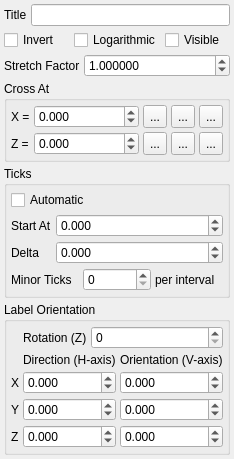
              <widget class="QWidget" name="YAxisTab">
               <attribute name="title">
                <string>Y Axis</string>
               </attribute>
               <layout class="QVBoxLayout" name="verticalLayout_16">
                <property name="spacing">
                 <number>4</number>
                </property>
                <property name="margin">
                 <number>4</number>
                </property>
                <item>
                 <layout class="QHBoxLayout" name="horizontalLayout_25">
                  <item>
                   <widget class="QLabel" name="label_35">
                    <property name="text">
                     <string>Title</string>
                    </property>
                   </widget>
                  </item>
                  <item>
                   <widget class="QLineEdit" name="ViewYAxisTitleEdit"/>
                  </item>
                 </layout>
                </item>
                <item>
                 <layout class="QHBoxLayout" name="horizontalLayout_22">
                  <item>
                   <widget class="QCheckBox" name="ViewYAxisInvertCheck">
                    <property name="text">
                     <string>Invert</string>
                    </property>
                   </widget>
                  </item>
                  <item>
                   <widget class="QCheckBox" name="ViewYAxisLogarithmicCheck">
                    <property name="text">
                     <string>Logarithmic</string>
                    </property>
                   </widget>
                  </item>
                  <item>
                   <widget class="QCheckBox" name="ViewYAxisVisibleCheck">
                    <property name="text">
                     <string>Visible</string>
                    </property>
                   </widget>
                  </item>
                 </layout>
                </item>
                <item>
                 <layout class="QHBoxLayout" name="horizontalLayout_31">
                  <item>
                   <widget class="QLabel" name="label_41">
                    <property name="text">
                     <string>Stretch Factor</string>
                    </property>
                   </widget>
                  </item>
                  <item>
                   <widget class="QDoubleSpinBox" name="ViewYAxisStretchSpin">
                    <property name="sizePolicy">
                     <sizepolicy hsizetype="Expanding" vsizetype="Fixed">
                      <horstretch>0</horstretch>
                      <verstretch>0</verstretch>
                     </sizepolicy>
                    </property>
                    <property name="toolTip">
                     <string/>
                    </property>
                    <property name="decimals">
                     <number>6</number>
                    </property>
                    <property name="minimum">
                     <double>0.000001000000000</double>
                    </property>
                    <property name="maximum">
                     <double>1000000.000000000000000</double>
                    </property>
                    <property name="singleStep">
                     <double>0.010000000000000</double>
                    </property>
                    <property name="value">
                     <double>1.000000000000000</double>
                    </property>
                   </widget>
                  </item>
                 </layout>
                </item>
                <item>
                 <widget class="QGroupBox" name="YAxisCrossGroup">
                  <property name="title">
                   <string>Cross At</string>
                  </property>
                  <layout class="QVBoxLayout" name="verticalLayout_13">
                   <property name="spacing">
                    <number>4</number>
                   </property>
                   <property name="margin">
                    <number>4</number>
                   </property>
                   <item>
                    <layout class="QGridLayout" name="gridLayout_6">
                     <property name="spacing">
                      <number>4</number>
                     </property>
                     <item row="0" column="0">
                      <widget class="QLabel" name="label_8">
                       <property name="sizePolicy">
                        <sizepolicy hsizetype="Minimum" vsizetype="Preferred">
                         <horstretch>0</horstretch>
                         <verstretch>0</verstretch>
                        </sizepolicy>
                       </property>
                       <property name="text">
                        <string>X =</string>
                       </property>
                      </widget>
                     </item>
                     <item row="0" column="1">
                      <widget class="QDoubleSpinBox" name="ViewYAxisCrossAtXSpin">
                       <property name="sizePolicy">
                        <sizepolicy hsizetype="Expanding" vsizetype="Fixed">
                         <horstretch>0</horstretch>
                         <verstretch>0</verstretch>
                        </sizepolicy>
                       </property>
                       <property name="decimals">
                        <number>3</number>
                       </property>
                       <property name="minimum">
                        <double>-1000000.000000000000000</double>
                       </property>
                       <property name="maximum">
                        <double>1000000.000000000000000</double>
                       </property>
                      </widget>
                     </item>
                     <item row="1" column="0">
                      <widget class="QLabel" name="label_9">
                       <property name="sizePolicy">
                        <sizepolicy hsizetype="Minimum" vsizetype="Preferred">
                         <horstretch>0</horstretch>
                         <verstretch>0</verstretch>
                        </sizepolicy>
                       </property>
                       <property name="text">
                        <string>Z =</string>
                       </property>
                      </widget>
                     </item>
                     <item row="1" column="1">
                      <widget class="QDoubleSpinBox" name="ViewYAxisCrossAtZSpin">
                       <property name="sizePolicy">
                        <sizepolicy hsizetype="Expanding" vsizetype="Fixed">
                         <horstretch>0</horstretch>
                         <verstretch>0</verstretch>
                        </sizepolicy>
                       </property>
                       <property name="decimals">
                        <number>3</number>
                       </property>
                       <property name="minimum">
                        <double>-1000000.000000000000000</double>
                       </property>
                       <property name="maximum">
                        <double>1000000.000000000000000</double>
                       </property>
                      </widget>
                     </item>
                     <item row="0" column="5">
                      <widget class="QToolButton" name="ViewYAxisCrossAtXSetMaximumButton">
                       <property name="maximumSize">
                        <size>
                         <width>24</width>
                         <height>24</height>
                        </size>
                       </property>
                       <property name="text">
                        <string>...</string>
                       </property>
                       <property name="icon">
                        <iconset resource="icons.qrc">
                         <normaloff>:/fqplot/icons/torightlimit.svg</normaloff>:/fqplot/icons/torightlimit.svg</iconset>
                       </property>
                      </widget>
                     </item>
                     <item row="0" column="3">
                      <widget class="QToolButton" name="ViewYAxisCrossAtXSetZeroButton">
                       <property name="maximumSize">
                        <size>
                         <width>24</width>
                         <height>24</height>
                        </size>
                       </property>
                       <property name="toolTip">
                        <string>Set to zero</string>
                       </property>
                       <property name="text">
                        <string>...</string>
                       </property>
                       <property name="icon">
                        <iconset resource="icons.qrc">
                         <normaloff>:/fqplot/icons/tozero.svg</normaloff>:/fqplot/icons/tozero.svg</iconset>
                       </property>
                      </widget>
                     </item>
                     <item row="0" column="2">
                      <widget class="QToolButton" name="ViewYAxisCrossAtXSetMinimumButton">
                       <property name="maximumSize">
                        <size>
                         <width>24</width>
                         <height>24</height>
                        </size>
                       </property>
                       <property name="toolTip">
                        <string>Set to minimum source data value</string>
                       </property>
                       <property name="text">
                        <string>...</string>
                       </property>
                       <property name="icon">
                        <iconset resource="icons.qrc">
                         <normaloff>:/fqplot/icons/toleftlimit.svg</normaloff>:/fqplot/icons/toleftlimit.svg</iconset>
                       </property>
                      </widget>
                     </item>
                     <item row="1" column="2">
                      <widget class="QToolButton" name="ViewYAxisCrossAtZSetMinimumButton">
                       <property name="maximumSize">
                        <size>
                         <width>24</width>
                         <height>24</height>
                        </size>
                       </property>
                       <property name="toolTip">
                        <string>Set to minimum source data value</string>
                       </property>
                       <property name="text">
                        <string>...</string>
                       </property>
                       <property name="icon">
                        <iconset resource="icons.qrc">
                         <normaloff>:/fqplot/icons/toleftlimit.svg</normaloff>:/fqplot/icons/toleftlimit.svg</iconset>
                       </property>
                      </widget>
                     </item>
                     <item row="1" column="3">
                      <widget class="QToolButton" name="ViewYAxisCrossAtZSetZeroButton">
                       <property name="maximumSize">
                        <size>
                         <width>24</width>
                         <height>24</height>
                        </size>
                       </property>
                       <property name="toolTip">
                        <string>Set to zero</string>
                       </property>
                       <property name="text">
                        <string>...</string>
                       </property>
                       <property name="icon">
                        <iconset resource="icons.qrc">
                         <normaloff>:/fqplot/icons/tozero.svg</normaloff>:/fqplot/icons/tozero.svg</iconset>
                       </property>
                      </widget>
                     </item>
                     <item row="1" column="5">
                      <widget class="QToolButton" name="ViewYAxisCrossAtZSetMaximumButton">
                       <property name="maximumSize">
                        <size>
                         <width>24</width>
                         <height>24</height>
                        </size>
                       </property>
                       <property name="text">
                        <string>...</string>
                       </property>
                       <property name="icon">
                        <iconset resource="icons.qrc">
                         <normaloff>:/fqplot/icons/torightlimit.svg</normaloff>:/fqplot/icons/torightlimit.svg</iconset>
                       </property>
                      </widget>
                     </item>
                    </layout>
                   </item>
                  </layout>
                 </widget>
                </item>
                <item>
                 <widget class="QGroupBox" name="YAxisTicksGroup">
                  <property name="title">
                   <string>Ticks</string>
                  </property>
                  <layout class="QVBoxLayout" name="verticalLayout_14">
                   <property name="spacing">
                    <number>4</number>
                   </property>
                   <property name="margin">
                    <number>4</number>
                   </property>
                   <item>
                    <widget class="QCheckBox" name="ViewYAxisAutoTicksCheck">
                     <property name="text">
                      <string>Automatic</string>
                     </property>
                    </widget>
                   </item>
                   <item>
                    <widget class="QWidget" name="ViewYAxisTicksWidget" native="true">
                     <layout class="QVBoxLayout" name="verticalLayout_15">
                      <property name="spacing">
                       <number>0</number>
                      </property>
                      <property name="margin">
                       <number>0</number>
                      </property>
                      <item>
                       <layout class="QGridLayout" name="gridLayout_7">
                        <property name="spacing">
                         <number>4</number>
                        </property>
                        <item row="0" column="0">
                         <widget class="QLabel" name="label_10">
                          <property name="sizePolicy">
                           <sizepolicy hsizetype="Minimum" vsizetype="Preferred">
                            <horstretch>0</horstretch>
                            <verstretch>0</verstretch>
                           </sizepolicy>
                          </property>
                          <property name="text">
                           <string>Start At</string>
                          </property>
                         </widget>
                        </item>
                        <item row="0" column="1">
                         <widget class="QDoubleSpinBox" name="ViewYAxisTicksStartSpin">
                          <property name="sizePolicy">
                           <sizepolicy hsizetype="Expanding" vsizetype="Fixed">
                            <horstretch>0</horstretch>
                            <verstretch>0</verstretch>
                           </sizepolicy>
                          </property>
                          <property name="decimals">
                           <number>3</number>
                          </property>
                          <property name="minimum">
                           <double>-1000000.000000000000000</double>
                          </property>
                          <property name="maximum">
                           <double>1000000.000000000000000</double>
                          </property>
                         </widget>
                        </item>
                        <item row="1" column="0">
                         <widget class="QLabel" name="label_11">
                          <property name="sizePolicy">
                           <sizepolicy hsizetype="Minimum" vsizetype="Preferred">
                            <horstretch>0</horstretch>
                            <verstretch>0</verstretch>
                           </sizepolicy>
                          </property>
                          <property name="text">
                           <string>Delta</string>
                          </property>
                         </widget>
                        </item>
                        <item row="1" column="1">
                         <widget class="QDoubleSpinBox" name="ViewYAxisTicksDeltaSpin">
                          <property name="sizePolicy">
                           <sizepolicy hsizetype="Expanding" vsizetype="Fixed">
                            <horstretch>0</horstretch>
                            <verstretch>0</verstretch>
                           </sizepolicy>
                          </property>
                          <property name="decimals">
                           <number>3</number>
                          </property>
                          <property name="minimum">
                           <double>-1000000.000000000000000</double>
                          </property>
                          <property name="maximum">
                           <double>1000000.000000000000000</double>
                          </property>
                         </widget>
                        </item>
                       </layout>
                      </item>
                     </layout>
                    </widget>
                   </item>
                   <item>
                    <layout class="QHBoxLayout" name="horizontalLayout_16">
                     <property name="spacing">
                      <number>4</number>
                     </property>
                     <item>
                      <widget class="QLabel" name="label_21">
                       <property name="text">
                        <string>Minor Ticks</string>
                       </property>
                      </widget>
                     </item>
                     <item>
                      <widget class="QSpinBox" name="ViewYAxisMinorTicksSpin"/>
                     </item>
                     <item>
                      <widget class="QLabel" name="label_22">
                       <property name="text">
                        <string>per interval</string>
                       </property>
                      </widget>
                     </item>
                    </layout>
                   </item>
                  </layout>
                 </widget>
                </item>
                <item>
                 <widget class="QGroupBox" name="YAxisLabelOrientationGroup">
                  <property name="title">
                   <string>Label Orientation</string>
                  </property>
                  <layout class="QVBoxLayout" name="verticalLayout_22">
                   <property name="spacing">
                    <number>4</number>
                   </property>
                   <property name="margin">
                    <number>4</number>
                   </property>
                   <item>
                    <layout class="QGridLayout" name="gridLayout_11">
                     <property name="spacing">
                      <number>4</number>
                     </property>
                     <item row="4" column="0">
                      <widget class="QLabel" name="label_25">
                       <property name="text">
                        <string>Z</string>
                       </property>
                      </widget>
                     </item>
                     <item row="2" column="1">
                      <widget class="QDoubleSpinBox" name="ViewYAxisDirectionXSpin">
                       <property name="sizePolicy">
                        <sizepolicy hsizetype="Expanding" vsizetype="Fixed">
                         <horstretch>0</horstretch>
                         <verstretch>0</verstretch>
                        </sizepolicy>
                       </property>
                       <property name="decimals">
                        <number>3</number>
                       </property>
                       <property name="minimum">
                        <double>-1.000000000000000</double>
                       </property>
                       <property name="maximum">
                        <double>1.000000000000000</double>
                       </property>
                       <property name="singleStep">
                        <double>0.100000000000000</double>
                       </property>
                      </widget>
                     </item>
                     <item row="2" column="0">
                      <widget class="QLabel" name="label_26">
                       <property name="text">
                        <string>X</string>
                       </property>
                      </widget>
                     </item>
                     <item row="3" column="0">
                      <widget class="QLabel" name="label_27">
                       <property name="text">
                        <string>Y</string>
                       </property>
                      </widget>
                     </item>
                     <item row="4" column="1">
                      <widget class="QDoubleSpinBox" name="ViewYAxisDirectionZSpin">
                       <property name="sizePolicy">
                        <sizepolicy hsizetype="Expanding" vsizetype="Fixed">
                         <horstretch>0</horstretch>
                         <verstretch>0</verstretch>
                        </sizepolicy>
                       </property>
                       <property name="decimals">
                        <number>3</number>
                       </property>
                       <property name="minimum">
                        <double>-1.000000000000000</double>
                       </property>
                       <property name="maximum">
                        <double>1.000000000000000</double>
                       </property>
                       <property name="singleStep">
                        <double>0.100000000000000</double>
                       </property>
                      </widget>
                     </item>
                     <item row="3" column="1">
                      <widget class="QDoubleSpinBox" name="ViewYAxisDirectionYSpin">
                       <property name="sizePolicy">
                        <sizepolicy hsizetype="Expanding" vsizetype="Fixed">
                         <horstretch>0</horstretch>
                         <verstretch>0</verstretch>
                        </sizepolicy>
                       </property>
                       <property name="decimals">
                        <number>3</number>
                       </property>
                       <property name="minimum">
                        <double>-1.000000000000000</double>
                       </property>
                       <property name="maximum">
                        <double>1.000000000000000</double>
                       </property>
                       <property name="singleStep">
                        <double>0.100000000000000</double>
                       </property>
                      </widget>
                     </item>
                     <item row="2" column="2">
                      <widget class="QDoubleSpinBox" name="ViewYAxisUpXSpin">
                       <property name="sizePolicy">
                        <sizepolicy hsizetype="Expanding" vsizetype="Fixed">
                         <horstretch>0</horstretch>
                         <verstretch>0</verstretch>
                        </sizepolicy>
                       </property>
                       <property name="decimals">
                        <number>3</number>
                       </property>
                       <property name="minimum">
                        <double>-1.000000000000000</double>
                       </property>
                       <property name="maximum">
                        <double>1.000000000000000</double>
                       </property>
                       <property name="singleStep">
                        <double>0.100000000000000</double>
                       </property>
                      </widget>
                     </item>
                     <item row="3" column="2">
                      <widget class="QDoubleSpinBox" name="ViewYAxisUpYSpin">
                       <property name="sizePolicy">
                        <sizepolicy hsizetype="Expanding" vsizetype="Fixed">
                         <horstretch>0</horstretch>
                         <verstretch>0</verstretch>
                        </sizepolicy>
                       </property>
                       <property name="decimals">
                        <number>3</number>
                       </property>
                       <property name="minimum">
                        <double>-1.000000000000000</double>
                       </property>
                       <property name="maximum">
                        <double>1.000000000000000</double>
                       </property>
                       <property name="singleStep">
                        <double>0.100000000000000</double>
                       </property>
                      </widget>
                     </item>
                     <item row="4" column="2">
                      <widget class="QDoubleSpinBox" name="ViewYAxisUpZSpin">
                       <property name="sizePolicy">
                        <sizepolicy hsizetype="Expanding" vsizetype="Fixed">
                         <horstretch>0</horstretch>
                         <verstretch>0</verstretch>
                        </sizepolicy>
                       </property>
                       <property name="decimals">
                        <number>3</number>
                       </property>
                       <property name="minimum">
                        <double>-1.000000000000000</double>
                       </property>
                       <property name="maximum">
                        <double>1.000000000000000</double>
                       </property>
                       <property name="singleStep">
                        <double>0.100000000000000</double>
                       </property>
                      </widget>
                     </item>
                     <item row="1" column="1">
                      <widget class="QLabel" name="LabelD_3">
                       <property name="text">
                        <string>Direction (H-axis)</string>
                       </property>
                      </widget>
                     </item>
                     <item row="1" column="2">
                      <widget class="QLabel" name="LabelD_4">
                       <property name="text">
                        <string>Orientation (V-axis)</string>
                       </property>
                      </widget>
                     </item>
                     <item row="0" column="1" colspan="2">
                      <layout class="QHBoxLayout" name="horizontalLayout_14">
                       <item>
                        <widget class="QLabel" name="label_31">
                         <property name="text">
                          <string>Rotation (Z)</string>
                         </property>
                        </widget>
                       </item>
                       <item>
                        <widget class="QSpinBox" name="ViewYAxisRotationSpin">
                         <property name="sizePolicy">
                          <sizepolicy hsizetype="Expanding" vsizetype="Fixed">
                           <horstretch>0</horstretch>
                           <verstretch>0</verstretch>
                          </sizepolicy>
                         </property>
                         <property name="maximum">
                          <number>360</number>
                         </property>
                        </widget>
                       </item>
                      </layout>
                     </item>
                    </layout>
                   </item>
                  </layout>
                 </widget>
                </item>
               </layout>
              </widget>
